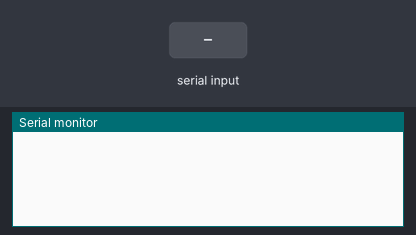
The sketch below on a simulated Arduino Uno, built with avr-gcc and run on an emulated ATmega328P. On the bench: the last lines printed to the serial monitor. Inputs (shaded band) come from the test bench.

Above: at 1.2 s.
1.3 s: "1" received over Serial
At 2.4 s:
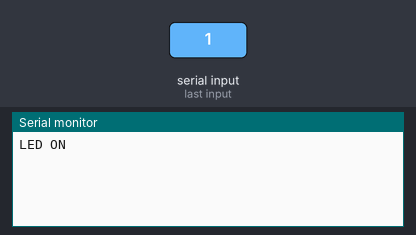
2.8 s: "0" received over Serial
At 3.5 s:
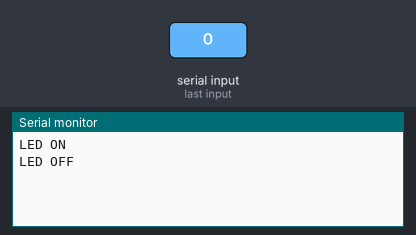

Measured:
- after the input at 1.3 s, the serial monitor: prints a new line at once (image 1)
- after the input at 2.8 s, the serial monitor: prints a new line at once (image 2)

The sketch:

serialtest.ino
```cpp
void setup()
{
    Serial.begin(115200);
}

void loop()
{

    if (Serial.available())
    {
        char byteRead = Serial.read();
        // when byte recieved light up built in LED pin 13
        if (byteRead == '1')
        {
            digitalWrite(LED_BUILTIN, HIGH);
            Serial.println("LED ON");
        }
        else if (byteRead == '0')
        {
            digitalWrite(LED_BUILTIN, LOW);
            Serial.println("LED OFF");
        }
    }
}
```
